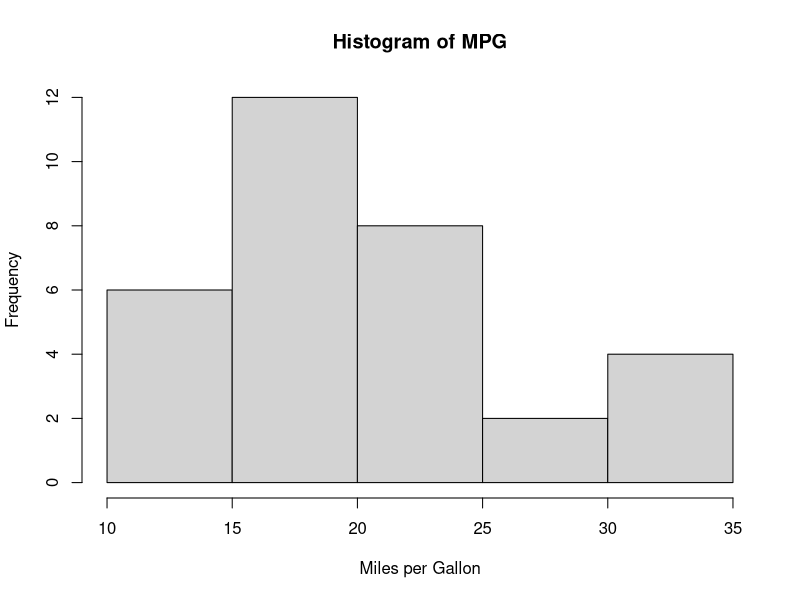
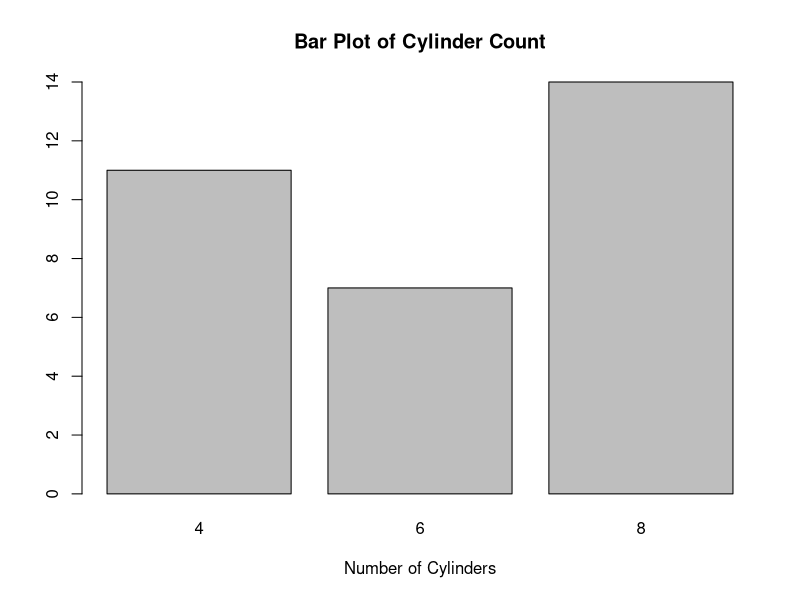
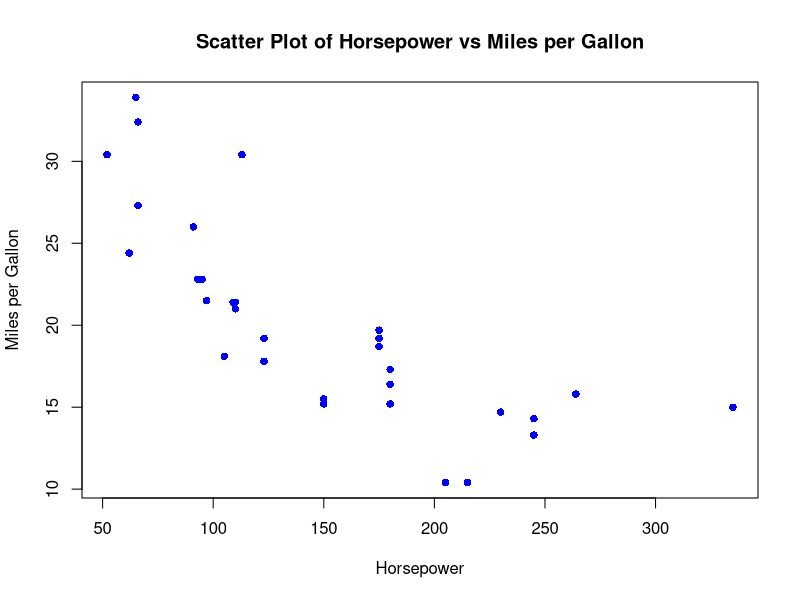

Write the R code that produced these figures, in order.
# Step 1: Importing the Dataset
# The 'mtcars' dataset is built into R, so there's no need to import it
data(mtcars)

# Step 2: Exploring the Dataset
# Check the structure of the 'mtcars' dataset
str(mtcars)

# Preview the first 6 rows
head(mtcars)

# Get a summary of basic statistics for all columns
summary(mtcars)

# Step 3: Basic Data Manipulations
# Subset the data for cars with horsepower (hp) greater than 150
subset_hp <- mtcars[mtcars$hp > 150, ]

# Create a new column that shows the power-to-weight ratio
mtcars$power_to_weight <- mtcars$hp / mtcars$wt

# Filter the data for cars with automatic transmissions (am == 0)
auto_cars <- subset(mtcars, am == 0)

# Step 4: Descriptive Statistics
# Calculate mean, median, and standard deviation for 'mpg' (miles per gallon)
mean_mpg <- mean(mtcars$mpg)
median_mpg <- median(mtcars$mpg)
sd_mpg <- sd(mtcars$mpg)

# Create a frequency table for 'cyl' (number of cylinders)
cyl_freq <- table(mtcars$cyl)

# Step 5: Visualization
# Plot a histogram of 'mpg'
hist(mtcars$mpg, main = "Histogram of MPG", xlab = "Miles per Gallon")

# Plot a bar graph for 'cyl'
barplot(cyl_freq, main = "Bar Plot of Cylinder Count", xlab = "Number of Cylinders")

# Create a scatter plot of 'hp' (horsepower) vs 'mpg' (miles per gallon)
plot(
  mtcars$hp,
  mtcars$mpg,
  main = "Scatter Plot of Horsepower vs Miles per Gallon",
  xlab = "Horsepower",
  ylab = "Miles per Gallon",
  pch = 16,  # use filled circles as points
  col = "blue"  # set the color of the points
)

# Step 6: Analysis and Interpretation
# Display calculated statistics for 'mpg'
cat("Mean MPG:", mean_mpg, "\n")
cat("Median MPG:", median_mpg, "\n")
cat("Standard Deviation of MPG:", sd_mpg, "\n")

# Display the frequency table for 'cyl'
print(cyl_freq)

# Interpretation of findings
# Discuss the relationship between horsepower and miles per gallon based on the scatter plot.
# For example, higher horsepower might lead to lower fuel efficiency, which could be a pattern in the scatter plot.

